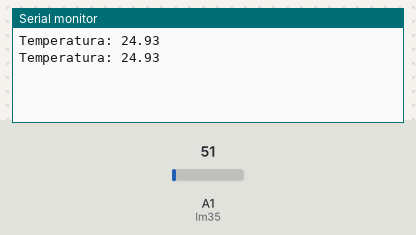
Bench run of a sketch on a simulated Arduino Uno, built with avr-gcc and run on an emulated ATmega328P. Shown: the last lines printed to the serial monitor. Inputs (shaded band) come from the test bench; at power-on: A1 (lm35) = 51.

Above: at 2.8 s.
2.9 s: A1 (lm35) set to 61
At 4.7 s:
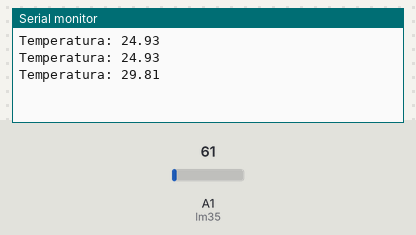
5.6 s: A1 (lm35) set to 71
At 7.4 s:
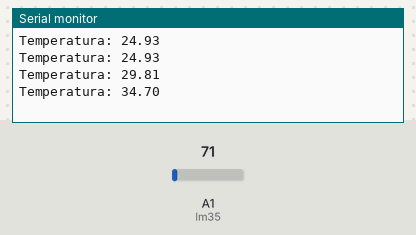
Timing chart, 0 to 8.9 s (numbered marks = the images above; inputs shaded):
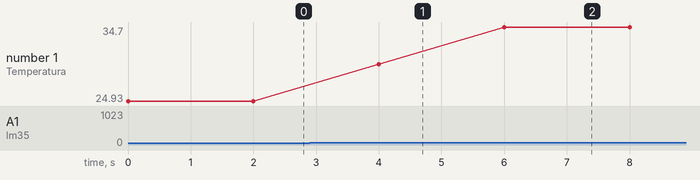

Measured:
- after the input at 2.9 s, the serial monitor: prints a new line after 1.1 s (image 1)
- after the input at 5.6 s, the serial monitor: prints a new line after 0.40 s (image 2)
- plotted number 1: 24.93 → 29.81 after the input at 2.9 s, 29.81 → 34.7 after the input at 5.6 s

The sketch:

medidor_de_temperatura.ino
```cpp
const int lm35 = A1;
float temperatura;
void setup() {
  // put your setup code here, to run once:
  Serial.begin (9000);
}

void loop() {
  // put your main code here, to run repeatedly:
  int leitura = analogRead (lm35);
  temperatura = (5.0 / 1023) * leitura * 100;
  Serial.print ("Temperatura: ");
  Serial.println(temperatura);
  delay(2000);
}
```
